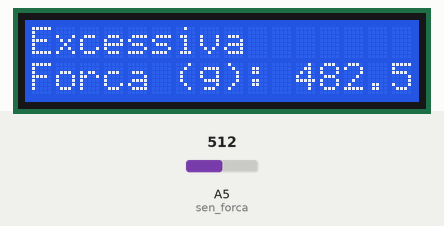
A sketch run on a simulated Arduino Uno, built with avr-gcc and run on an emulated ATmega328P. Parts: 16×2 character LCD. The test bench sets the inputs (shaded band); at power-on: A5 (sen_forca) = 512.

Above: at 1.2 s.
1.3 s: A5 (sen_forca) set to 9
2.8 s: A5 (sen_forca) set to 6
At 3.7 s:
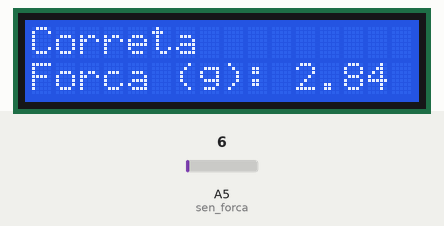
4.3 s: A5 (sen_forca) set to 0
At 4.6 s:
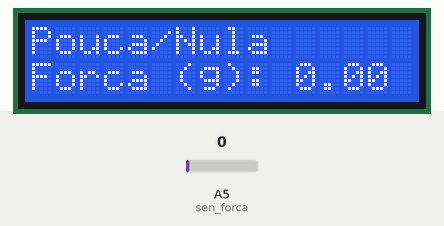
5.8 s: A5 (sen_forca) set to 1023
At 7.1 s:
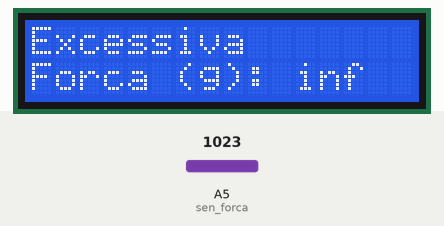
Timing chart, 0 to 8.3 s (numbered marks = the images above; inputs shaded):
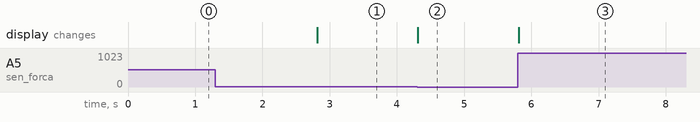

Measured:
- the behaviour switches between 8 and 7 on A5 (sen_forca) (found by bisection; images 0 and 1)
- after the input at 1.3 s, every drawn part: stays the same
- after the input at 2.8 s, the display: changes at once (image 1)
- after the input at 4.3 s, the display: changes at once (image 2)
- after the input at 5.8 s, the display: changes at once (image 3)

The sketch:

arduino.ino
```cpp
#include <LiquidCrystal.h>

// Definição de constantes
#define sen_forca A5               // Pino de entrada para o sensor de força
#define AREA_SENSOR_CM2 10.0       // Área do sensor em cm² (exemplo)
#define R_DIV 3230.0               // Medida da resistência do resistor de 3.3k
#define VCC 4.98                   // Tensão medida na linha de 5V do Arduino

// Variáveis globais
float valor_da_forca[] = {0, 0};   // Vetor que armazena o valor da força
String classificacao_anterior = ""; // Variável para armazenar a classificação anterior
LiquidCrystal lcd(12, 11, 5, 4, 3, 2); // Objeto do display LCD

// Função para calcular a força em gramas
float calcularForca(float fsrADC) {
  // Calcular a voltagem
  float fsrV = fsrADC * VCC / 1023.0;

  // Calcular a resistência do FSR
  float fsrR = R_DIV * (VCC / fsrV - 1.0);

  // Calcular a condutância (reciprocal da resistência)
  float fsrG = 1.0 / fsrR;

  // Calcular a força com base nos valores fornecidos
  float force;
  if (fsrR <= 600)
    force = (fsrG - 0.00075) / 0.00000032639;
  else
    force = fsrG / 0.000000642857;

  return force; // Retornar a força em gramas
}

// Função para categorizar a pressão
String categorizarPressao(float pressao) {
  if (pressao < 0.1) {
    return "Pouca/Nula";
  } else if (pressao >= 0.1 && pressao <= 3.5) {
    return "Correta";
  } else {
    return "Excessiva";
  }
}

// Configuração inicial
void setup() {
  pinMode(sen_forca, INPUT);     // Configura sen_force como porta de entrada de dados.
  Serial.begin(9600);           // Inicia a comunicação serial do Arduino
  lcd.begin(16, 2);             // Inicia o display LCD com 16 colunas e 2 linhas
  lcd.print("Treinamento!");    // Exibe uma mensagem inicial no LCD
}

// Loop principal
void loop() {
  valor_da_forca[0] = analogRead(sen_forca); // Lê o valor do sensor
  float forca_gramas = calcularForca(valor_da_forca[0]); // Calcula a força em gramas

  String classificacao_atual = categorizarPressao(forca_gramas);

  // Imprime a classificação de pressão apenas quando houver alteração
  if (classificacao_atual != classificacao_anterior) {
    lcd.clear(); // Limpa o display

    lcd.setCursor(0, 0);
    lcd.print(classificacao_atual); // Exibe a classificação de pressão

    lcd.setCursor(0, 1);
    lcd.print("Forca (g): ");
    lcd.print(forca_gramas); // Exibe a força em gramas

    classificacao_anterior = classificacao_atual; // Atualiza a classificação anterior
  }

  valor_da_forca[1] = valor_da_forca[0]; // O segundo espaço do vetor recebe a nova leitura

  delay(10); // Espera 0,01s
}
```
